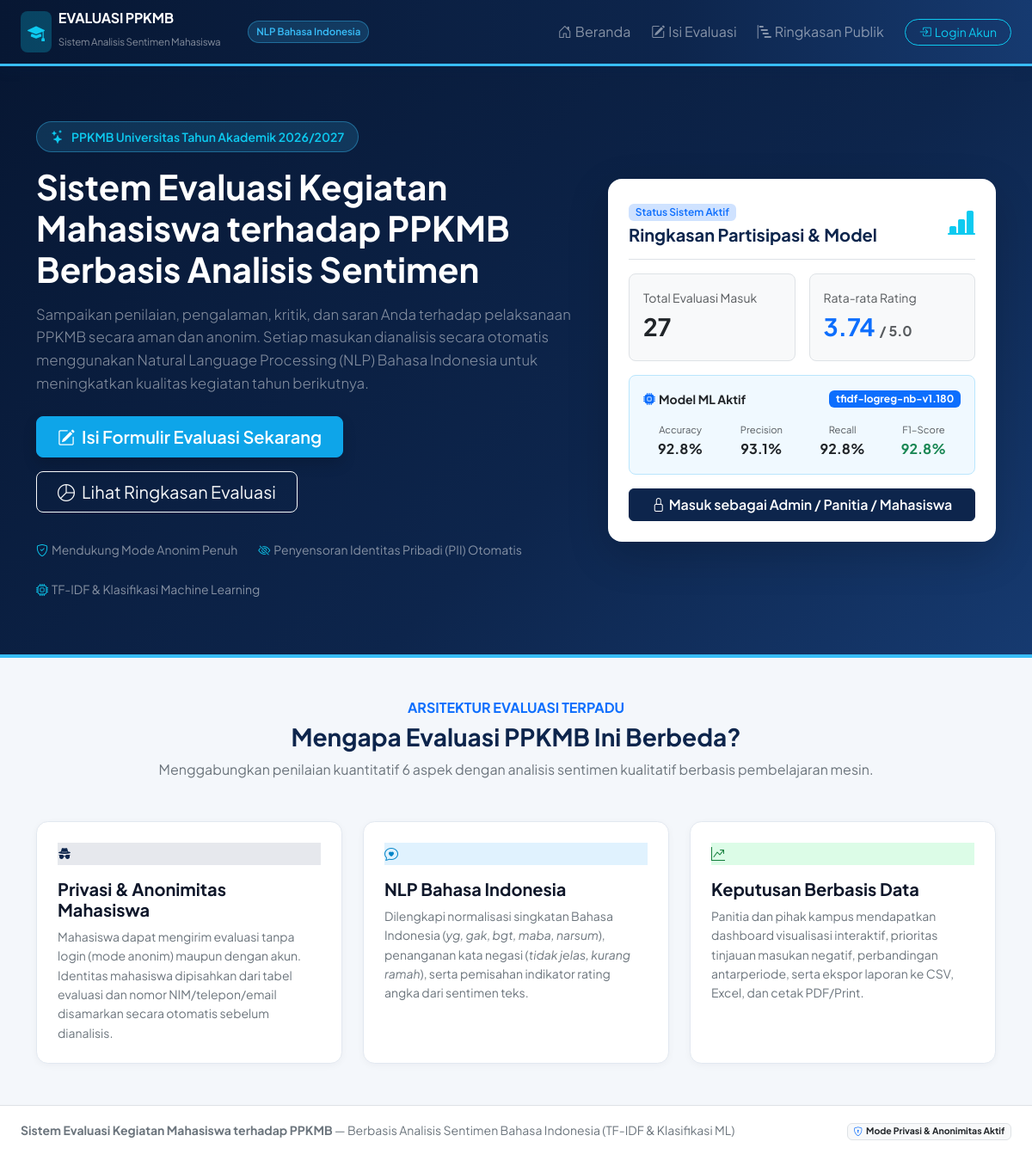
The page / on the database its author committed.
### tables this page shows
CREATE TABLE `periods` (
  `id` INT UNSIGNED NOT NULL AUTO_INCREMENT,
  `academic_year` VARCHAR(20) NOT NULL COMMENT 'Contoh: 2026/2027',
  `period_name` VARCHAR(120) NOT NULL COMMENT 'Contoh: PPKMB Universitas 2026',
  `theme` VARCHAR(255) DEFAULT NULL,
  `start_date` DATE NOT NULL,
  `end_date` DATE NOT NULL,
  `target_participants` INT UNSIGNED NOT NULL DEFAULT 1000,
  `is_active` TINYINT(1) NOT NULL DEFAULT 1 COMMENT '1 = Periode aktif untuk pengisian form',
  `allow_anonymous` TINYINT(1) NOT NULL DEFAULT 1 COMMENT '1 = Izinkan evaluasi tanpa identitas',
  `allow_student_summary` TINYINT(1) NOT NULL DEFAULT 1 COMMENT '1 = Mahasiswa dapat melihat ringkasan umum',
  `description` TEXT DEFAULT NULL,
  `created_at` DATETIME NOT NULL DEFAULT CURRENT_TIMESTAMP,
  `updated_at` DATETIME NOT NULL DEFAULT CURRENT_TIMESTAMP ON UPDATE CURRENT_TIMESTAMP,
  PRIMARY KEY (`id`),
  UNIQUE KEY `uk_periods_year_name` (`academic_year`, `period_name`),
  KEY `idx_periods_active` (`is_active`, `start_date`)
);

CREATE TABLE `model_metrics` (
  `id` INT UNSIGNED NOT NULL AUTO_INCREMENT,
  `model_version` VARCHAR(60) NOT NULL,
  `evaluation_method` VARCHAR(120) NOT NULL,
  `dataset_size` INT UNSIGNED NOT NULL,
  `vocabulary_size` INT UNSIGNED NOT NULL DEFAULT 0,
  `accuracy` DECIMAL(6,4) NOT NULL,
  `precision_score` DECIMAL(6,4) NOT NULL,
  `recall_score` DECIMAL(6,4) NOT NULL,
  `f1_score` DECIMAL(6,4) NOT NULL,
  `metrics_detail_json` LONGTEXT DEFAULT NULL COMMENT 'Detail per-class & confusion matrix dalam JSON',
  `trained_by` INT UNSIGNED DEFAULT NULL,
  `evaluated_at` DATETIME NOT NULL DEFAULT CURRENT_TIMESTAMP,
  PRIMARY KEY (`id`),
  KEY `idx_metrics_version` (`model_version`),
  KEY `idx_metrics_evaluated_at` (`evaluated_at`),
  CONSTRAINT `fk_metrics_user` FOREIGN KEY (`trained_by`)
    REFERENCES `users` (`id`) ON DELETE SET NULL ON UPDATE CASCADE
);

### config/database.php (called while the page is built, shortened)
<?php
function base_url(string $path = ''): string {
    $scriptName = str_replace('\\', '/', $_SERVER['SCRIPT_NAME'] ?? '');
    $basePath = '';
    if (preg_match('#^(.*?/ppkmb-evaluation)(?:/|$)#i', $scriptName, $m)) {
        $basePath = $m[1];
    }
    $cleanPath = ltrim($path, '/');
    return ($basePath === '' ? '' : $basePath) . ($cleanPath !== '' ? '/' . $cleanPath : '/');
}
function e(mixed $value): string {
    return htmlspecialchars((string)($value ?? ''), ENT_QUOTES | ENT_SUBSTITUTE, 'UTF-8');
}
    ?>

### index.php (the view, shortened to what this page needs)
<?php
require_once __DIR__ . '/includes/auth.php';
$activePeriod = $pdo->query("SELECT * FROM periods WHERE is_active = 1 ORDER BY id DESC LIMIT 1")->fetch();
$statsStmt = $pdo->query(
    "SELECT
        COUNT(e.id) AS total_eval,
        ROUND(AVG(e.rating_keseluruhan), 2) AS avg_rating,
        SUM(CASE WHEN s.sentiment_label = 'positif' THEN 1 ELSE 0 END) AS total_pos,
        SUM(CASE WHEN s.sentiment_label = 'negatif' THEN 1 ELSE 0 END) AS total_neg,
        SUM(CASE WHEN s.sentiment_label = 'netral'  THEN 1 ELSE 0 END) AS total_neu
     FROM evaluations e
     LEFT JOIN sentiment_results s ON s.evaluation_id = e.id"
);
$quickStats = $statsStmt->fetch() ?: ['total_eval' => 0, 'avg_rating' => 0, 'total_pos' => 0, 'total_neg' => 0, 'total_neu' => 0];
$latestMetric = $pdo->query("SELECT * FROM model_metrics ORDER BY evaluated_at DESC, id DESC LIMIT 1")->fetch();
require_once __DIR__ . '/includes/header.php';
?>
<section class="py-5 text-white" style="background: linear-gradient(135deg, #071733 0%, #0d254c 60%, #163a70 100%); border-bottom: 4px solid #38bdf8;">
    <div class="container py-3">
        <div class="row align-items-center g-4">
            <div class="col-lg-7">
                <div class="d-inline-flex align-items-center gap-2 px-3 py-1 rounded-pill mb-3" style="background: rgba(56, 189, 248, 0.16); border: 1px solid rgba(56, 189, 248, 0.4);">
                    <i class="bi bi-stars text-info"></i>
                    <span class="small fw-semibold text-info">
                        <?= $activePeriod ? e($activePeriod['period_name']) : 'Evaluasi PPKMB Kampus' ?>
                    </span>
                </div>
                <h1 class="display-6 fw-bold mb-3">
                    Sistem Evaluasi Kegiatan Mahasiswa terhadap PPKMB Berbasis Analisis Sentimen
                </h1>
                <p class="lead text-white-50 mb-4" style="font-size: 1.05rem;">
                    Sampaikan penilaian, pengalaman, kritik, dan saran Anda terhadap pelaksanaan PPKMB secara aman dan anonim. Setiap masukan dianalisis secara otomatis menggunakan Natural Language Processing (NLP) Bahasa Indonesia untuk meningkatkan kualitas kegiatan tahun berikutnya.
                </p>
                <div class="d-flex flex-wrap gap-3">
                    <a href="<?= e(base_url('student/evaluation-form.php')) ?>" class="btn btn-sky btn-lg px-4 shadow">
                        <i class="bi bi-pencil-square me-2"></i>Isi Formulir Evaluasi Sekarang
                    </a>
                    <a href="<?= e(base_url('student/evaluation-history.php')) ?>" class="btn btn-outline-light btn-lg px-4">
                        <i class="bi bi-pie-chart me-2"></i>Lihat Ringkasan Evaluasi
                    </a>
                </div>
                <div class="d-flex flex-wrap gap-4 mt-4 pt-2 text-white-50 small">
                    <div><i class="bi bi-shield-check text-info me-1"></i>Mendukung Mode Anonim Penuh</div>
                    <div><i class="bi bi-eye-slash text-info me-1"></i>Penyensoran Identitas Pribadi (PII) Otomatis</div>
                    <div><i class="bi bi-cpu text-info me-1"></i>TF-IDF &amp; Klasifikasi Machine Learning</div>
                </div>
            </div>
            <div class="col-lg-5">
                <div class="card border-0 shadow-lg rounded-4 p-4 text-dark">
                    <div class="d-flex align-items-center justify-content-between border-bottom pb-3 mb-3">
                        <div>
                            <span class="badge bg-primary-subtle text-primary fw-semibold mb-1">Status Sistem Aktif</span>
                            <h5 class="fw-bold mb-0" style="color: #0d254c;">Ringkasan Partisipasi &amp; Model</h5>
                        </div>
                        <i class="bi bi-bar-chart-line-fill fs-2 text-info"></i>
                    </div>
                    <div class="row g-3 mb-3">
                        <div class="col-6">
                            <div class="p-3 rounded-3 bg-light border">
                                <div class="text-muted small">Total Evaluasi Masuk</div>
                                <div class="fs-3 fw-bold text-dark"><?= (int)$quickStats['total_eval'] ?></div>
                            </div>
                        </div>
                        <div class="col-6">
                            <div class="p-3 rounded-3 bg-light border">
                                <div class="text-muted small">Rata-rata Rating</div>
                                <div class="fs-3 fw-bold text-primary">
                                    <?= number_format((float)$quickStats['avg_rating'], 2) ?> <small class="fs-6 text-muted">/ 5.0</small>
                                </div>
                            </div>
                        </div>
                    </div>
                    <?php if ($latestMetric): ?>
                        <div class="p-3 rounded-3 mb-3" style="background-color: #f0f9ff; border: 1px solid #bae6fd;">
                            <div class="d-flex justify-content-between align-items-center mb-1">
                                <span class="small fw-bold text-dark"><i class="bi bi-cpu-fill text-primary me-1"></i>Model ML Aktif</span>
                                <span class="badge bg-primary"><?= e($latestMetric['model_version']) ?></span>
                            </div>
                            <div class="row text-center mt-2 g-2">
                                <div class="col-3">
                                    <div class="small text-muted" style="font-size:0.7rem;">Accuracy</div>
                                    <div class="fw-bold text-dark"><?= number_format((float)$latestMetric['accuracy'] * 100, 1) ?>%</div>
                                </div>
                                <div class="col-3">
                                    <div class="small text-muted" style="font-size:0.7rem;">Precision</div>
                                    <div class="fw-bold text-dark"><?= number_format((float)$latestMetric['precision_score'] * 100, 1) ?>%</div>
                                </div>
                                <div class="col-3">
                                    <div class="small text-muted" style="font-size:0.7rem;">Recall</div>
                                    <div class="fw-bold text-dark"><?= number_format((float)$latestMetric['recall_score'] * 100, 1) ?>%</div>
                                </div>
                                <div class="col-3">
                                    <div class="small text-muted" style="font-size:0.7rem;">F1-Score</div>
                                    <div class="fw-bold text-success"><?= number_format((float)$latestMetric['f1_score'] * 100, 1) ?>%</div>
                                </div>
                            </div>
                        </div>
                    <?php endif; ?>
                    <div class="d-grid gap-2">
                        <a href="<?= e(base_url('login.php')) ?>" class="btn btn-navy">
                            <i class="bi bi-lock me-1"></i>Masuk sebagai Admin / Panitia / Mahasiswa
                        </a>
                    </div>
                </div>
            </div>
        </div>
    </div>
</section>
<section class="py-5">
    <div class="container">
        <div class="text-center max-w-700 mx-auto mb-5">
            <h6 class="text-uppercase fw-bold text-primary mb-2">Arsitektur Evaluasi Terpadu</h6>
            <h3 class="fw-bold" style="color: #0d254c;">Mengapa Evaluasi PPKMB Ini Berbeda?</h3>
            <p class="text-secondary mb-0">Menggabungkan penilaian kuantitatif 6 aspek dengan analisis sentimen kualitatif berbasis pembelajaran mesin.</p>
        </div>
        <div class="row g-4">
            <div class="col-md-4">
                <div class="card-modern h-100 p-4">
                    <div class="stat-icon stat-navy mb-3"><i class="bi bi-incognito"></i></div>
                    <h5 class="fw-bold">Privasi &amp; Anonimitas Mahasiswa</h5>
                    <p class="text-secondary small mb-0">
                        Mahasiswa dapat mengirim evaluasi tanpa login (mode anonim) maupun dengan akun. Identitas mahasiswa dipisahkan dari tabel evaluasi dan nomor NIM/telepon/email disamarkan secara otomatis sebelum dianalisis.
                    </p>
                </div>
            </div>
            <div class="col-md-4">
                <div class="card-modern h-100 p-4">
                    <div class="stat-icon stat-sky mb-3"><i class="bi bi-chat-heart"></i></div>
                    <h5 class="fw-bold">NLP Bahasa Indonesia</h5>
                    <p class="text-secondary small mb-0">
                        Dilengkapi normalisasi singkatan Bahasa Indonesia (<em>yg, gak, bgt, maba, narsum</em>), penanganan kata negasi (<em>tidak jelas, kurang ramah</em>), serta pemisahan indikator rating angka dari sentimen teks.
                    </p>
                </div>
            </div>
            <div class="col-md-4">
                <div class="card-modern h-100 p-4">
                    <div class="stat-icon stat-pos mb-3"><i class="bi bi-graph-up-arrow"></i></div>
                    <h5 class="fw-bold">Keputusan Berbasis Data</h5>
                    <p class="text-secondary small mb-0">
                        Panitia dan pihak kampus mendapatkan dashboard visualisasi interaktif, prioritas tinjauan masukan negatif, perbandingan antarperiode, serta ekspor laporan ke CSV, Excel, dan cetak PDF/Print.
                    </p>
                </div>
            </div>
        </div>
    </div>
</section>
<?php require_once __DIR__ . '/includes/footer.php'; ?>

### assets/css/style.css (style rules this page uses)
:root { --navy-900: #071733; --navy-800: #0d254c; --navy-700: #163a70; --sky-500: #0ea5e9; --sky-400: #38bdf8; --sky-100: #e0f2fe; --sky-50: #f0f9ff; --surface-bg: #f4f7fb; --card-bg: #ffffff; --text-main: #0f172a; --text-muted: #475569; --border-soft: #e2e8f0; }
body { font-family: 'Plus Jakarta Sans', 'Inter', -apple-system, BlinkMacSystemFont, "Segoe UI", Roboto, sans-serif; background-color: var(--surface-bg); color: var(--text-main); line-height: 1.6; overflow-x: hidden; }
.stat-navy { background-color: rgba(13, 37, 76, 0.1); color: var(--navy-800); }
.stat-sky { background-color: var(--sky-100); color: #0284c7; }
.stat-pos { background-color: #dcfce7; color: #15803d; }
.card-modern { background: var(--card-bg); border: 1px solid var(--border-soft); border-radius: 0.85rem; box-shadow: 0 2px 8px rgba(15, 23, 42, 0.04); }
.btn-navy { background-color: var(--navy-800); border-color: var(--navy-800); color: #ffffff; font-weight: 600; }
.btn-sky { background-color: var(--sky-500); border-color: var(--sky-500); color: #ffffff; font-weight: 600; }

### rows shown on the page
periods: period_name "PPKMB Universitas Tahun Akademik 2026/2027"
model_metrics: model_version "tfidf-logreg-nb-v1.180", (float)$latestMetric['accuracy']*100 "92.8", (float)$latestMetric['precision_score']*100 "93.1", (float)$latestMetric['recall_score']*100 "92.8", (float)$latestMetric['f1_score']*100 "92.8"

### other values the page prints
$quickStats['total_eval'] "27"
$quickStats['avg_rating'] "3.74"
